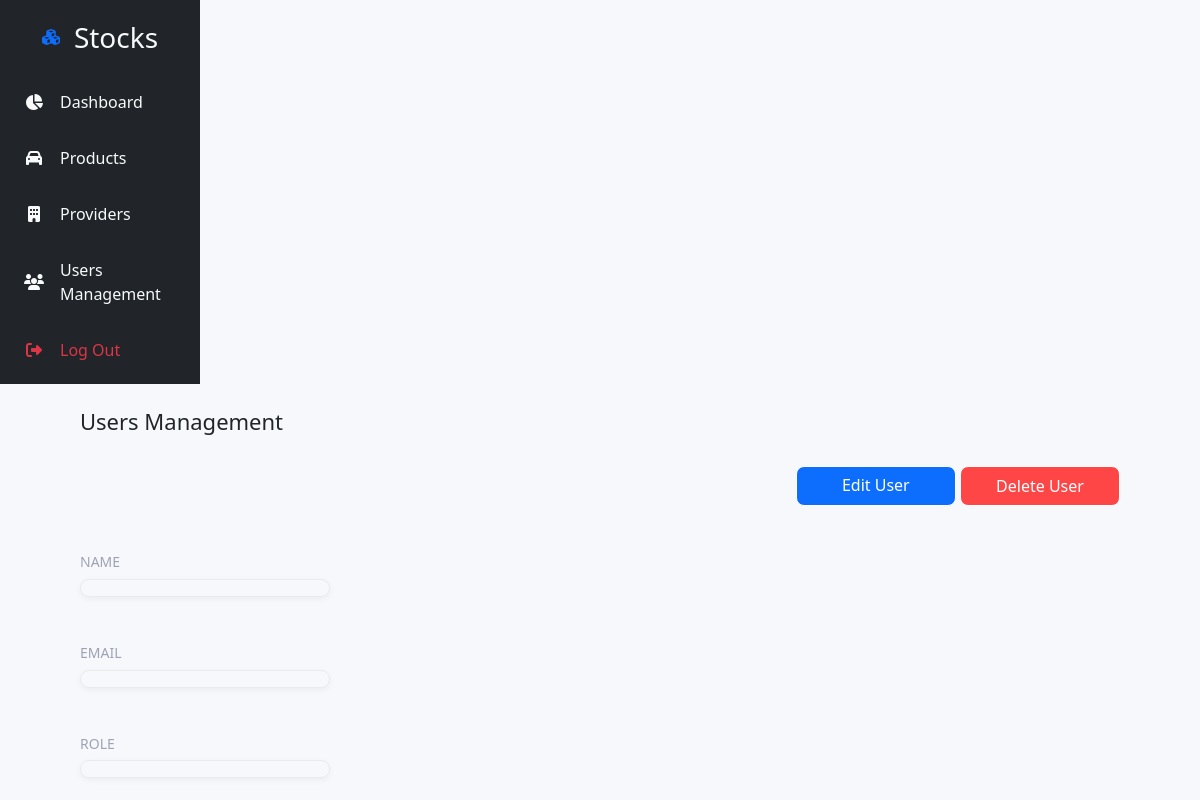
The app's page /user/5/detail (signed in), older data.
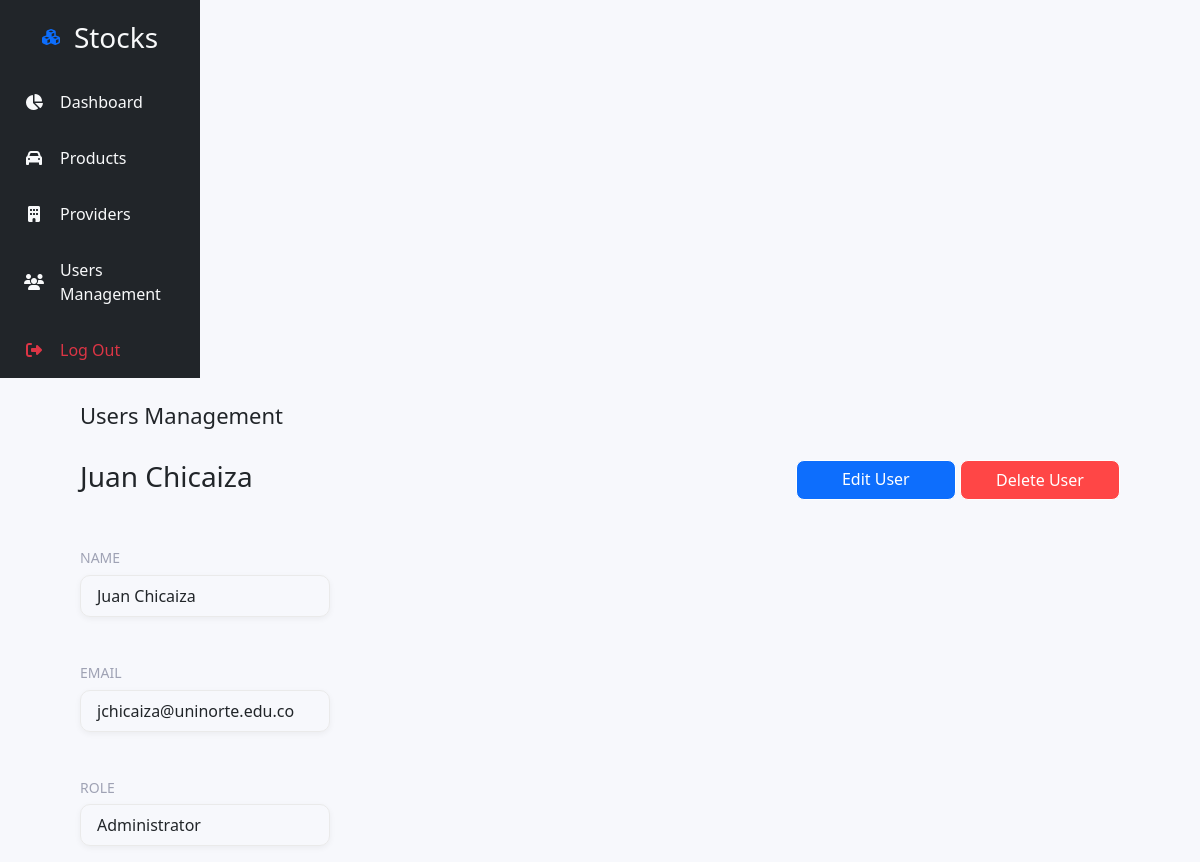
The same page, newer data.
### tables this page shows
CREATE TABLE users (id INTEGER PRIMARY KEY AUTOINCREMENT, first_name TEXT NOT NULL, last_name TEXT NOT NULL, email TEXT UNIQUE NOT NULL, role TEXT NOT NULL, password CHAR NOT NULL);

### routes.py (the view)
    @app.route('/user/<int:id>/detail')
    @login_required
    def userDetails(id):
        con = sqlite3.connect("stocks.db")
        con.row_factory = sqlite3.Row
        cur = con.cursor()
        query = """SELECT * from users where id = ?"""
        cur.execute(query, (id,))
        user = cur.fetchone()
        return render_template('user_detail.html', user=user)

### app.py (called while the page is built)
@login_manager.user_loader
def load_user(user_id):
    for user in users:
        if user.id == user_id:
            return user
    return None

### templates/user_detail.html (shortened to what this page needs)
{% extends '_base.html' %}
{% import '_components.html' as components %}
{% block content %}
<div class="container-fluid">
  <div class="row vh-100">
    {{ components.sidebar() }}
    <div class="container p-0">
      {{ components.header('Users Management') }}
      <div class="d-flex justify-content-between pt-4">
          <h3>{{user.first_name}} {{user.last_name}}</h3>
          <div>
            <a type="button" class="btn btn-primary boton" href="/user/{{user['id']}}/edit">Edit User</a>
            <button type="button" class="btn btn-primary boton" id="boton2" data-bs-toggle="modal" data-bs-target="#exampleModal">Delete User</button>
          </div>
        </div>
        <div class="pt-4 mt-4">
          <h6 class="font-14 labelpeque">NAME</h6>
          <P class="font-16 usercard px-3 py-2">{{user.first_name}} {{user.last_name}}</P>
        </div>
        <div class="pt-4 mt-4">
          <h6 class="font-14 labelpeque">EMAIL</h6>
          <P class="font-16 usercard px-3 py-2">{{user.email}}</P>
        </div>
        <div class="pt-4 mt-4">
          <h6 class="font-14 labelpeque">ROLE</h6>
          <P class="font-16 usercard px-3 py-2">{{user.role}}</P>
        </div>
  </div>
  </div>
</div>
{% endblock %}

Row changes from the older to the newer data that the page shows:
added users: first_name "Juan", last_name "Chicaiza", email "jchicaiza@uninorte.edu.co", role "Administrator"
